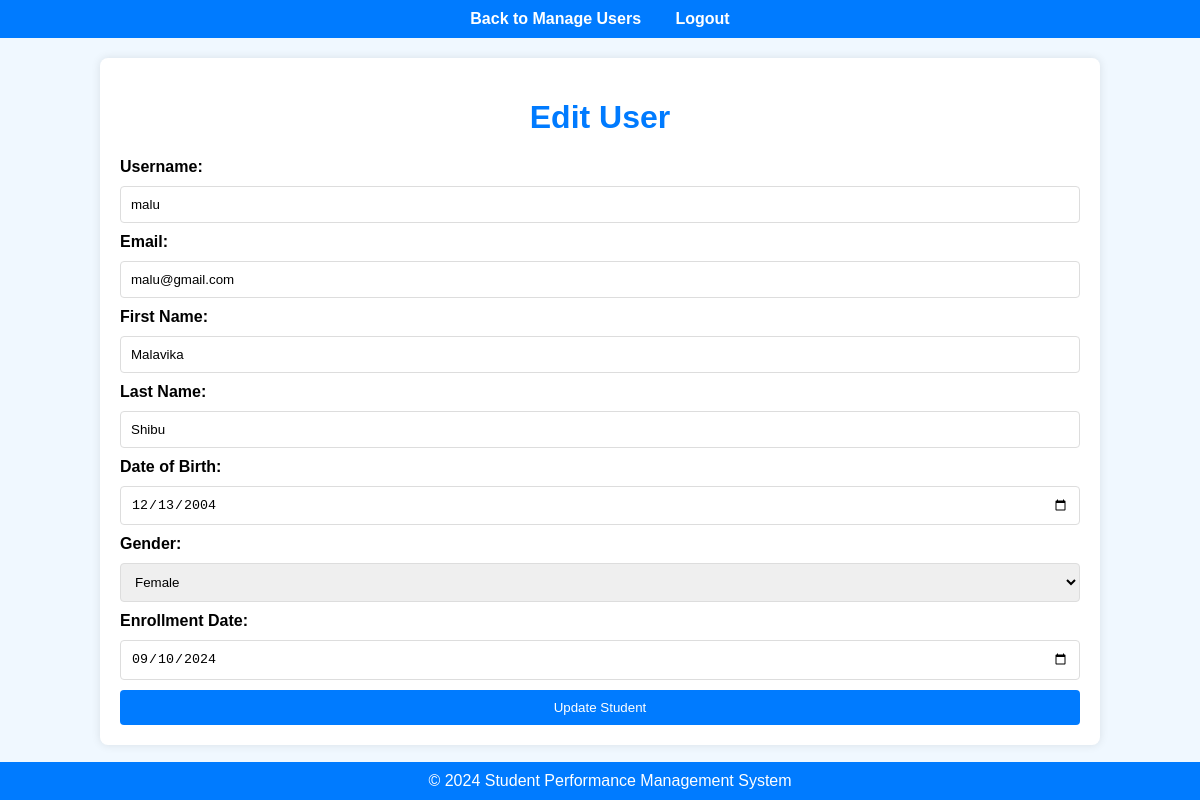
Page /html/EditUsers.php?type=student&id=2 on the committed database.
### tables this page shows
CREATE TABLE `students` (
  `student_id` int(11) NOT NULL,
  `first_name` varchar(50) NOT NULL,
  `last_name` varchar(50) NOT NULL,
  `date_of_birth` date NOT NULL,
  `gender` enum('male','female','other') NOT NULL,
  `address` varchar(255) DEFAULT NULL,
  `phone_number` varchar(15) DEFAULT NULL,
  `email` varchar(100) NOT NULL,
  `enrollment_date` date NOT NULL,
  `user_id` int(11) DEFAULT NULL,
  `created_at` timestamp NOT NULL DEFAULT current_timestamp(),
  `updated_at` timestamp NOT NULL DEFAULT current_timestamp() ON UPDATE current_timestamp()
);

CREATE TABLE `users` (
  `user_id` int(11) NOT NULL,
  `username` varchar(50) NOT NULL,
  `password` varchar(255) NOT NULL,
  `role` enum('admin','teacher','student') NOT NULL,
  `email` varchar(100) NOT NULL,
  `created_at` timestamp NOT NULL DEFAULT current_timestamp(),
  `updated_at` timestamp NOT NULL DEFAULT current_timestamp() ON UPDATE current_timestamp()
);

### html/EditUsers.php (the view, shortened to what this page needs)
<!DOCTYPE html>
<html lang="en">
<head>
    <link rel="stylesheet" href="../css/EditUsers.css">
</head>
<body>
    <nav>
        <a href="ManageUsers.php">Back to Manage Users</a>
        <a href="logout.html">Logout</a>
    </nav>
    <div class="container">
        <h1>Edit User</h1>
        <?php
        include 'db_connection.php';
        $type = $_GET['type'];
        $id = $_GET['id'];
        if ($type == 'teacher') {
            $sql = "SELECT u.username, u.email, t.first_name, t.last_name, t.phone_number, t.hire_date, t.teacher_id
                    FROM users u
                    JOIN teachers t ON u.user_id = t.user_id
                    WHERE t.teacher_id = $id";
        } elseif ($type == 'student') {
            $sql = "SELECT u.username, u.email, s.first_name, s.last_name, s.date_of_birth, s.gender, s.enrollment_date, s.student_id
                    FROM users u
                    JOIN students s ON u.user_id = s.user_id
                    WHERE s.student_id = $id";
        }
        $result = $conn->query($sql);
        $row = $result->fetch_assoc();
        if ($type == 'teacher') {
        ?>
            <form action="" method="post">
                <label for="username">Username:</label>
                <input type="text" id="username" name="username" value="<?php echo $row['username']; ?>" required>
                <label for="email">Email:</label>
                <input type="email" id="email" name="email" value="<?php echo $row['email']; ?>" required>
                <label for="first_name">First Name:</label>
                <input type="text" id="first_name" name="first_name" value="<?php echo $row['first_name']; ?>" required>
                <label for="last_name">Last Name:</label>
                <input type="text" id="last_name" name="last_name" value="<?php echo $row['last_name']; ?>" required>
                <label for="phone_number">Phone Number:</label>
                <input type="text" id="phone_number" name="phone_number" value="<?php echo $row['phone_number']; ?>">
                <label for="hire_date">Hire Date:</label>
                <input type="date" id="hire_date" name="hire_date" value="<?php echo $row['hire_date']; ?>" required>
                <button type="submit" name="update_teacher">Update Teacher</button>
            </form>
        <?php
        } elseif ($type == 'student') {
        ?>
            <form action="" method="post">
                <label for="username">Username:</label>
                <input type="text" id="username" name="username" value="<?php echo $row['username']; ?>" required>
                <label for="email">Email:</label>
                <input type="email" id="email" name="email" value="<?php echo $row['email']; ?>" required>
                <label for="first_name">First Name:</label>
                <input type="text" id="first_name" name="first_name" value="<?php echo $row['first_name']; ?>" required>
                <label for="last_name">Last Name:</label>
                <input type="text" id="last_name" name="last_name" value="<?php echo $row['last_name']; ?>" required>
                <label for="date_of_birth">Date of Birth:</label>
                <input type="date" id="date_of_birth" name="date_of_birth" value="<?php echo $row['date_of_birth']; ?>" required>
                <label for="gender">Gender:</label>
                <select id="gender" name="gender" required>
                    <option value="female" <?php if ($row['gender'] == 'female') echo 'selected'; ?>>Female</option>
                </select>
                <label for="enrollment_date">Enrollment Date:</label>
                <input type="date" id="enrollment_date" name="enrollment_date" value="<?php echo $row['enrollment_date']; ?>" required>
                <button type="submit" name="update_student">Update Student</button>
            </form>
        <?php
        }
        ?>
    </div>
    <footer>
        &copy; 2024 Student Performance Management System
    </footer>
</body>
</html>

### css/EditUsers.css (style rules this page uses)
body { font-family: Arial, sans-serif; background-color: #f0f8ff; margin: 0; padding: 0; }
nav { background-color: #007BFF; padding: 10px; text-align: center; }
nav a { color: white; margin: 0 15px; text-decoration: none; font-weight: bold; }
.container { width: 80%; margin: 20px auto; background-color: white; padding: 20px; box-shadow: 0 0 10px rgba(0, 0, 0, 0.1); border-radius: 8px; }
h1 { text-align: center; color: #007BFF; }
form { display: flex; flex-direction: column; gap: 10px; margin-top: 20px; }
label { font-weight: bold; }
input[type="text"], input[type="email"], input[type="date"], select { padding: 10px; border: 1px solid #ddd; border-radius: 4px; }
button[type="submit"] { padding: 10px; color: white; background-color: #007BFF; border: none; border-radius: 4px; cursor: pointer; transition: background-color 0.3s; }
footer { text-align: center; padding: 10px; background-color: #007BFF; color: white; position: fixed; bottom: 0; width: 100%; }

### rows in the picture
students: username "malu", email "malu@gmail.com", first_name "Malavika", last_name "Shibu", date_of_birth "12/13/2004", gender "Female", enrollment_date "09/10/2024"
